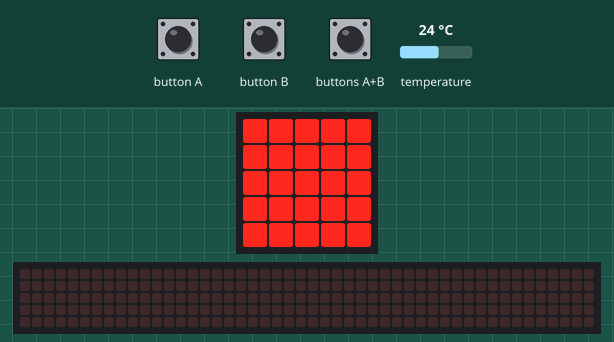
A program run on a simulated BBC micro:bit (MakeCode). Shown: the board's 5×5 LED display, a strip that is not on the board, showing the scrolling text unrolled. Inputs (shaded band) come from the test bench; at power-on: temperature 24 °C. The 48×5 strip is a reading aid, not a part: it shows the text the display is scrolling, unrolled, one strip-width of it at a time.

Above: at 0.1 s.
2.1 s: button A pressed for 0.15 s
At 2.33 s:
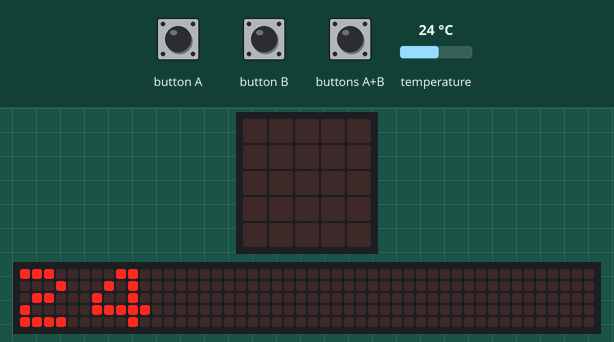
2.8 s: button B pressed for 0.15 s
3.5 s: buttons A+B pressed for 0.15 s
At 8.1 s:
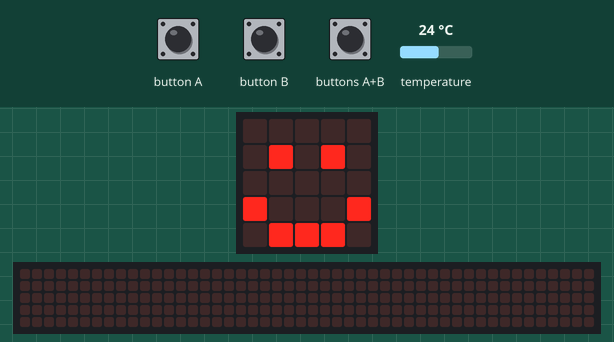
8.2 s: button A pressed for 0.15 s
At 9.12 s:
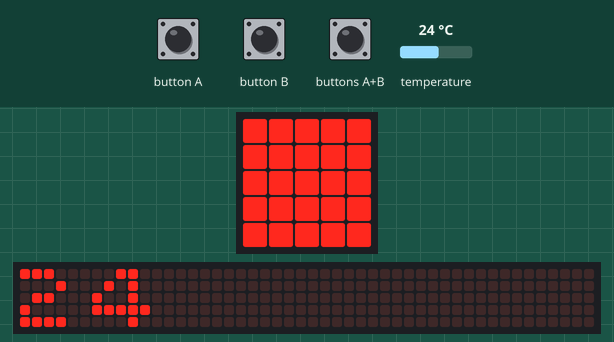
Timing chart, 0 to 11.2 s (numbered marks = the images above; inputs shaded):
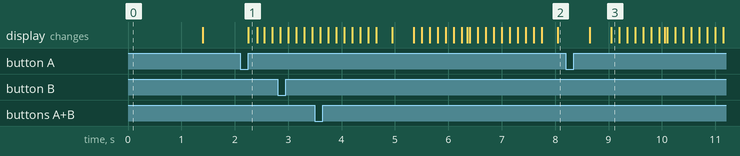

The program:

main.ts
```typescript
input.onButtonPressed(Button.A, function () {
    basic.showNumber(max_temperature)
    basic.clearScreen()
})
input.onButtonPressed(Button.AB, function () {
    if (current_temperature > 30) {
        basic.showIcon(IconNames.Sad)
    } else if (current_temperature < 10) {
        basic.showIcon(IconNames.Sad)
    } else {
        basic.showIcon(IconNames.Happy)
    }
})
input.onButtonPressed(Button.B, function () {
    basic.showNumber(min_temperature)
    basic.clearScreen()
})
let min_temperature = 0
let max_temperature = 0
let current_temperature = 0
current_temperature = input.temperature()
max_temperature = current_temperature
min_temperature = current_temperature
basic.forever(function () {
    basic.showLeds(`
        # # # # #
        # # # # #
        # # # # #
        # # # # #
        # # # # #
        `)
    current_temperature = input.temperature()
    if (current_temperature < min_temperature) {
        min_temperature = current_temperature
    }
    if (current_temperature > max_temperature) {
        max_temperature = current_temperature
    }
    basic.pause(1000)
    basic.clearScreen()
    basic.pause(1000)
})
```

test.ts
```typescript
// 테스트는 여기로 이동합니다; 이 패키지가 확장으로 사용될 때 컴파일되지 않을 것 입니다.
```

Measured:
- after the input at 2.1 s, the display: changes after 0.15 s (image 1)
- after the input at 3.5 s, the display: first differs from a run without the input after 4.6 s (image 2)
- after the input at 8.2 s, the display: first differs from a run without the input after 0.85 s (image 3)
